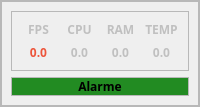
                              <widget class="QFrame" name="infor_system">
                               <property name="maximumSize">
                                <size>
                                 <width>400</width>
                                 <height>16777215</height>
                                </size>
                               </property>
                               <property name="frameShape">
                                <enum>QFrame::StyledPanel</enum>
                               </property>
                               <property name="frameShadow">
                                <enum>QFrame::Raised</enum>
                               </property>
                               <layout class="QVBoxLayout" name="verticalLayout_70">
                                <property name="spacing">
                                 <number>0</number>
                                </property>
                                <property name="leftMargin">
                                 <number>0</number>
                                </property>
                                <property name="topMargin">
                                 <number>0</number>
                                </property>
                                <property name="rightMargin">
                                 <number>0</number>
                                </property>
                                <property name="bottomMargin">
                                 <number>0</number>
                                </property>
                                <item>
                                 <widget class="QFrame" name="frame_31">
                                  <property name="styleSheet">
                                   <string notr="true">font: 600 9pt &quot;Segoe UI Variable Small&quot;;</string>
                                  </property>
                                  <property name="frameShape">
                                   <enum>QFrame::StyledPanel</enum>
                                  </property>
                                  <property name="frameShadow">
                                   <enum>QFrame::Raised</enum>
                                  </property>
                                  <layout class="QVBoxLayout" name="verticalLayout_71">
                                   <item>
                                    <widget class="QFrame" name="system_infos">
                                     <property name="styleSheet">
                                      <string notr="true">color: rgb(192, 192, 192);</string>
                                     </property>
                                     <property name="frameShape">
                                      <enum>QFrame::StyledPanel</enum>
                                     </property>
                                     <property name="frameShadow">
                                      <enum>QFrame::Raised</enum>
                                     </property>
                                     <layout class="QGridLayout" name="gridLayout_9">
                                      <item row="1" column="0">
                                       <widget class="QLabel" name="Qlabel_fps">
                                        <property name="font">
                                         <font>
                                          <family>Segoe UI Variable Small</family>
                                          <pointsize>9</pointsize>
                                          <italic>false</italic>
                                          <bold>true</bold>
                                         </font>
                                        </property>
                                        <property name="styleSheet">
                                         <string notr="true">color: rgb(237, 85, 59);</string>
                                        </property>
                                        <property name="text">
                                         <string>0.0</string>
                                        </property>
                                        <property name="alignment">
                                         <set>Qt::AlignCenter</set>
                                        </property>
                                       </widget>
                                      </item>
                                      <item row="1" column="4">
                                       <widget class="QLabel" name="Qlabel_temp">
                                        <property name="font">
                                         <font>
                                          <family>Segoe UI Variable Small</family>
                                          <pointsize>9</pointsize>
                                          <italic>false</italic>
                                          <bold>true</bold>
                                         </font>
                                        </property>
                                        <property name="text">
                                         <string>0.0</string>
                                        </property>
                                        <property name="alignment">
                                         <set>Qt::AlignCenter</set>
                                        </property>
                                       </widget>
                                      </item>
                                      <item row="0" column="4">
                                       <widget class="QLabel" name="label_79">
                                        <property name="font">
                                         <font>
                                          <family>Segoe UI Variable Small</family>
                                          <pointsize>9</pointsize>
                                          <italic>false</italic>
                                          <bold>true</bold>
                                         </font>
                                        </property>
                                        <property name="toolTip">
                                         <string>&lt;html&gt;&lt;head/&gt;&lt;body&gt;&lt;p&gt;&lt;span style=&quot; color:#1a1a1a;&quot;&gt;Temperatura da CPU&lt;/span&gt;&lt;/p&gt;&lt;/body&gt;&lt;/html&gt;</string>
                                        </property>
                                        <property name="text">
                                         <string>TEMP</string>
                                        </property>
                                        <property name="alignment">
                                         <set>Qt::AlignCenter</set>
                                        </property>
                                       </widget>
                                      </item>
                                      <item row="0" column="1">
                                       <widget class="QLabel" name="label_80">
                                        <property name="font">
                                         <font>
                                          <family>Segoe UI Variable Small</family>
                                          <pointsize>9</pointsize>
                                          <italic>false</italic>
                                          <bold>true</bold>
                                         </font>
                                        </property>
                                        <property name="toolTip">
                                         <string>&lt;html&gt;&lt;head/&gt;&lt;body&gt;&lt;p&gt;&lt;span style=&quot; color:#1a1a1a;&quot;&gt;CPU usada&lt;/span&gt;&lt;/p&gt;&lt;/body&gt;&lt;/html&gt;</string>
                                        </property>
                                        <property name="text">
                                         <string>CPU</string>
                                        </property>
                                        <property name="alignment">
                                         <set>Qt::AlignCenter</set>
                                        </property>
                                       </widget>
                                      </item>
                                      <item row="1" column="1">
                                       <widget class="QLabel" name="Qlabel_cpu">
                                        <property name="font">
                                         <font>
                                          <family>Segoe UI Variable Small</family>
                                          <pointsize>9</pointsize>
                                          <italic>false</italic>
                                          <bold>true</bold>
                                         </font>
                                        </property>
                                        <property name="text">
                                         <string>0.0</string>
                                        </property>
                                        <property name="alignment">
                                         <set>Qt::AlignCenter</set>
                                        </property>
                                       </widget>
                                      </item>
                                      <item row="0" column="0">
                                       <widget class="QLabel" name="label_81">
                                        <property name="font">
                                         <font>
                                          <family>Segoe UI Variable Small</family>
                                          <pointsize>9</pointsize>
                                          <italic>false</italic>
                                          <bold>true</bold>
                                         </font>
                                        </property>
                                        <property name="toolTip">
                                         <string>&lt;html&gt;&lt;head/&gt;&lt;body&gt;&lt;p&gt;&lt;span style=&quot; color:#1a1a1a;&quot;&gt;FPS tela de áreas de interesse&lt;/span&gt;&lt;/p&gt;&lt;/body&gt;&lt;/html&gt;</string>
                                        </property>
                                        <property name="text">
                                         <string>FPS</string>
                                        </property>
                                        <property name="alignment">
                                         <set>Qt::AlignCenter</set>
                                        </property>
                                       </widget>
                                      </item>
                                      <item row="0" column="3">
                                       <widget class="QLabel" name="label_82">
                                        <property name="font">
                                         <font>
                                          <family>Segoe UI Variable Small</family>
                                          <pointsize>9</pointsize>
                                          <italic>false</italic>
                                          <bold>true</bold>
                                         </font>
                                        </property>
                                        <property name="toolTip">
                                         <string>&lt;html&gt;&lt;head/&gt;&lt;body&gt;&lt;p&gt;&lt;span style=&quot; color:#1a1a1a;&quot;&gt;RAM usada&lt;/span&gt;&lt;/p&gt;&lt;/body&gt;&lt;/html&gt;</string>
                                        </property>
                                        <property name="text">
                                         <string>RAM</string>
                                        </property>
                                        <property name="alignment">
                                         <set>Qt::AlignCenter</set>
                                        </property>
                                       </widget>
                                      </item>
                                      <item row="1" column="3">
                                       <widget class="QLabel" name="Qlabel_ram">
                                        <property name="font">
                                         <font>
                                          <family>Segoe UI Variable Small</family>
                                          <pointsize>9</pointsize>
                                          <italic>false</italic>
                                          <bold>true</bold>
                                         </font>
                                        </property>
                                        <property name="text">
                                         <string>0.0</string>
                                        </property>
                                        <property name="alignment">
                                         <set>Qt::AlignCenter</set>
                                        </property>
                                       </widget>
                                      </item>
                                     </layout>
                                    </widget>
                                   </item>
                                   <item>
                                    <widget class="QFrame" name="alarm_box">
                                     <property name="frameShape">
                                      <enum>QFrame::StyledPanel</enum>
                                     </property>
                                     <property name="frameShadow">
                                      <enum>QFrame::Raised</enum>
                                     </property>
                                     <layout class="QHBoxLayout" name="horizontalLayout_48">
                                      <property name="spacing">
                                       <number>5</number>
                                      </property>
                                      <property name="leftMargin">
                                       <number>0</number>
                                      </property>
                                      <property name="topMargin">
                                       <number>0</number>
                                      </property>
                                      <property name="rightMargin">
                                       <number>0</number>
                                      </property>
                                      <property name="bottomMargin">
                                       <number>0</number>
                                      </property>
                                      <item>
                                       <widget class="QLabel" name="Qlabel_greenlight">
                                        <property name="font">
                                         <font>
                                          <family>Segoe UI Variable Small</family>
                                          <pointsize>9</pointsize>
                                          <italic>false</italic>
                                          <bold>true</bold>
                                         </font>
                                        </property>
                                        <property name="styleSheet">
                                         <string notr="true">background-color: rgb(34, 139, 34);
border-radius: 15px;
color: rgb(0, 0, 0);
</string>
                                        </property>
                                        <property name="text">
                                         <string>Alarme</string>
                                        </property>
                                        <property name="alignment">
                                         <set>Qt::AlignCenter</set>
                                        </property>
                                       </widget>
                                      </item>
                                     </layout>
                                    </widget>
                                   </item>
                                  </layout>
                                 </widget>
                                </item>
                               </layout>
                              </widget>
